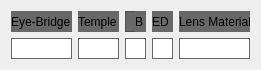
  <widget class="QWidget" name="layoutWidget_5">
   <property name="geometry">
    <rect>
     <x>21</x>
     <y>241</y>
     <width>251</width>
     <height>50</height>
    </rect>
   </property>
   <layout class="QGridLayout" name="gridLayout_5">
    <item row="0" column="0">
     <widget class="QFrame" name="frame_31">
      <property name="minimumSize">
       <size>
        <width>61</width>
        <height>21</height>
       </size>
      </property>
      <property name="maximumSize">
       <size>
        <width>61</width>
        <height>21</height>
       </size>
      </property>
      <property name="styleSheet">
       <string notr="true">background-color: #686868;</string>
      </property>
      <property name="frameShape">
       <enum>QFrame::StyledPanel</enum>
      </property>
      <property name="frameShadow">
       <enum>QFrame::Raised</enum>
      </property>
      <widget class="QLabel" name="label_56">
       <property name="geometry">
        <rect>
         <x>0</x>
         <y>0</y>
         <width>61</width>
         <height>21</height>
        </rect>
       </property>
       <property name="minimumSize">
        <size>
         <width>61</width>
         <height>21</height>
        </size>
       </property>
       <property name="maximumSize">
        <size>
         <width>61</width>
         <height>21</height>
        </size>
       </property>
       <property name="text">
        <string>Eye-Bridge</string>
       </property>
      </widget>
     </widget>
    </item>
    <item row="0" column="1">
     <widget class="QFrame" name="frame_35">
      <property name="minimumSize">
       <size>
        <width>41</width>
        <height>21</height>
       </size>
      </property>
      <property name="maximumSize">
       <size>
        <width>41</width>
        <height>21</height>
       </size>
      </property>
      <property name="styleSheet">
       <string notr="true">background-color: #686868;</string>
      </property>
      <property name="frameShape">
       <enum>QFrame::StyledPanel</enum>
      </property>
      <property name="frameShadow">
       <enum>QFrame::Raised</enum>
      </property>
      <widget class="QLabel" name="label_61">
       <property name="geometry">
        <rect>
         <x>0</x>
         <y>0</y>
         <width>61</width>
         <height>21</height>
        </rect>
       </property>
       <property name="minimumSize">
        <size>
         <width>61</width>
         <height>21</height>
        </size>
       </property>
       <property name="maximumSize">
        <size>
         <width>61</width>
         <height>21</height>
        </size>
       </property>
       <property name="text">
        <string>Temple</string>
       </property>
      </widget>
     </widget>
    </item>
    <item row="0" column="2">
     <widget class="QFrame" name="frame_36">
      <property name="minimumSize">
       <size>
        <width>21</width>
        <height>21</height>
       </size>
      </property>
      <property name="maximumSize">
       <size>
        <width>21</width>
        <height>21</height>
       </size>
      </property>
      <property name="styleSheet">
       <string notr="true">background-color: #686868;</string>
      </property>
      <property name="frameShape">
       <enum>QFrame::StyledPanel</enum>
      </property>
      <property name="frameShadow">
       <enum>QFrame::Raised</enum>
      </property>
      <widget class="QLabel" name="label_65">
       <property name="geometry">
        <rect>
         <x>10</x>
         <y>0</y>
         <width>21</width>
         <height>21</height>
        </rect>
       </property>
       <property name="minimumSize">
        <size>
         <width>21</width>
         <height>21</height>
        </size>
       </property>
       <property name="maximumSize">
        <size>
         <width>21</width>
         <height>21</height>
        </size>
       </property>
       <property name="text">
        <string>B</string>
       </property>
      </widget>
     </widget>
    </item>
    <item row="0" column="3">
     <widget class="QFrame" name="frame_37">
      <property name="minimumSize">
       <size>
        <width>21</width>
        <height>21</height>
       </size>
      </property>
      <property name="maximumSize">
       <size>
        <width>21</width>
        <height>21</height>
       </size>
      </property>
      <property name="styleSheet">
       <string notr="true">background-color: #686868;</string>
      </property>
      <property name="frameShape">
       <enum>QFrame::StyledPanel</enum>
      </property>
      <property name="frameShadow">
       <enum>QFrame::Raised</enum>
      </property>
      <widget class="QLabel" name="label_66">
       <property name="geometry">
        <rect>
         <x>0</x>
         <y>0</y>
         <width>31</width>
         <height>21</height>
        </rect>
       </property>
       <property name="minimumSize">
        <size>
         <width>31</width>
         <height>21</height>
        </size>
       </property>
       <property name="maximumSize">
        <size>
         <width>31</width>
         <height>21</height>
        </size>
       </property>
       <property name="text">
        <string>ED</string>
       </property>
      </widget>
     </widget>
    </item>
    <item row="0" column="4">
     <widget class="QFrame" name="frame_38">
      <property name="minimumSize">
       <size>
        <width>71</width>
        <height>21</height>
       </size>
      </property>
      <property name="maximumSize">
       <size>
        <width>81</width>
        <height>21</height>
       </size>
      </property>
      <property name="styleSheet">
       <string notr="true">background-color: #686868;</string>
      </property>
      <property name="frameShape">
       <enum>QFrame::StyledPanel</enum>
      </property>
      <property name="frameShadow">
       <enum>QFrame::Raised</enum>
      </property>
      <widget class="QLabel" name="label_67">
       <property name="geometry">
        <rect>
         <x>0</x>
         <y>0</y>
         <width>81</width>
         <height>21</height>
        </rect>
       </property>
       <property name="minimumSize">
        <size>
         <width>71</width>
         <height>21</height>
        </size>
       </property>
       <property name="text">
        <string>Lens Material</string>
       </property>
      </widget>
     </widget>
    </item>
    <item row="1" column="0">
     <widget class="QLineEdit" name="lineEdit_EyeBridge">
      <property name="minimumSize">
       <size>
        <width>61</width>
        <height>21</height>
       </size>
      </property>
      <property name="maximumSize">
       <size>
        <width>61</width>
        <height>21</height>
       </size>
      </property>
      <property name="styleSheet">
       <string notr="true">border: 1px solid #686868;</string>
      </property>
     </widget>
    </item>
    <item row="1" column="1">
     <widget class="QLineEdit" name="lineEdit_Temple">
      <property name="minimumSize">
       <size>
        <width>41</width>
        <height>21</height>
       </size>
      </property>
      <property name="maximumSize">
       <size>
        <width>41</width>
        <height>21</height>
       </size>
      </property>
      <property name="styleSheet">
       <string notr="true">border: 1px solid #686868;</string>
      </property>
     </widget>
    </item>
    <item row="1" column="2">
     <widget class="QLineEdit" name="lineEdit_B">
      <property name="minimumSize">
       <size>
        <width>21</width>
        <height>21</height>
       </size>
      </property>
      <property name="maximumSize">
       <size>
        <width>21</width>
        <height>21</height>
       </size>
      </property>
      <property name="styleSheet">
       <string notr="true">border: 1px solid #686868;</string>
      </property>
     </widget>
    </item>
    <item row="1" column="3">
     <widget class="QLineEdit" name="lineEdit_ED">
      <property name="minimumSize">
       <size>
        <width>21</width>
        <height>21</height>
       </size>
      </property>
      <property name="maximumSize">
       <size>
        <width>21</width>
        <height>21</height>
       </size>
      </property>
      <property name="styleSheet">
       <string notr="true">border: 1px solid #686868;</string>
      </property>
     </widget>
    </item>
    <item row="1" column="4">
     <widget class="QLineEdit" name="lineEdit_LensMaterial">
      <property name="minimumSize">
       <size>
        <width>71</width>
        <height>21</height>
       </size>
      </property>
      <property name="maximumSize">
       <size>
        <width>81</width>
        <height>21</height>
       </size>
      </property>
      <property name="styleSheet">
       <string notr="true">border: 1px solid #686868;</string>
      </property>
     </widget>
    </item>
   </layout>
  </widget>
